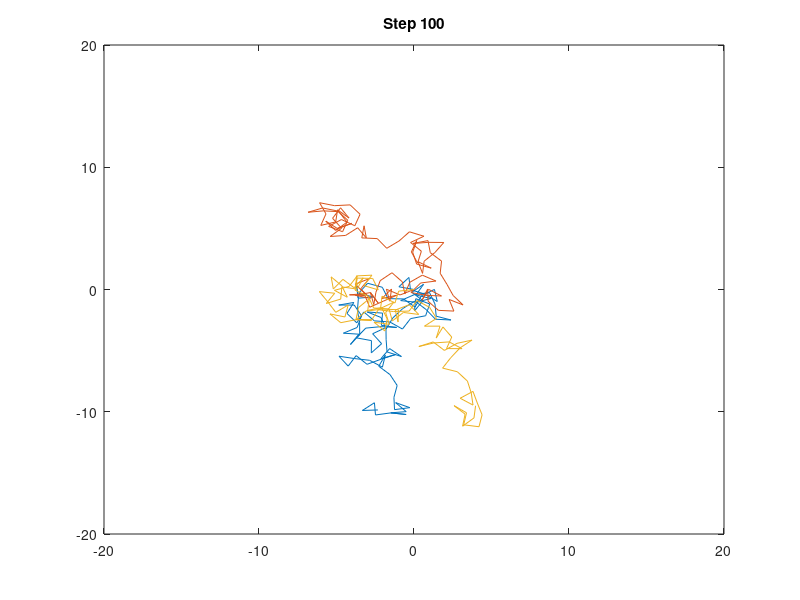

Here is the MATLAB script that generated this plot:
% Group project Random Walk
clear all;
close all;
clc;

for j = 1:3
    x_coordinate = 0; % initialize x-cordinate
    y_coordinate = 0; % initialize y-cordinate
    Number_Step = 100; % The number of step that the particle is moving
    Step_size = 1; % The size of step when it moves


    % Angle 
    for i = 1:Number_Step
        Angle = rand*2*pi; % random angle
        % calculate x and y coorditanes to graph
        x_coordinate(i+1) = (Step_size * cos(Angle)) + x_coordinate(i);
        y_coordinate(i+1) = (Step_size * sin(Angle)) + y_coordinate(i);
    end
    x = x_coordinate;
    y = y_coordinate;
    % Graph each step
    plot(x,y)
    hold on
    % Label the graph with the number of steps taken
    title(['Step ',num2str(i)])
    % Set the axes so they don't continually change
    axis([-20,20,-20,20])
    % let the graph refresh
    pause(0.1)
    % We don't need the circles if we don't want to plot them
end